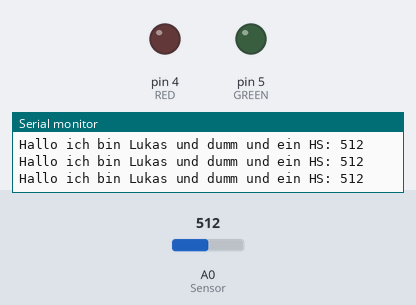
Simulated run of this sketch. Board: Arduino Uno, built with avr-gcc and run on an emulated ATmega328P. Shown: output pins drawn as LEDs (lit = HIGH), the last lines printed to the serial monitor. The test bench sets the inputs (shaded band); at power-on: A0 (Sensor) = 512. Pins used as bus, display or sensor lines are not drawn.

Above: at 1.2 s.
1.3 s: A0 (Sensor) set to 613
2.9 s: A0 (Sensor) set to 641
At 3.5 s:
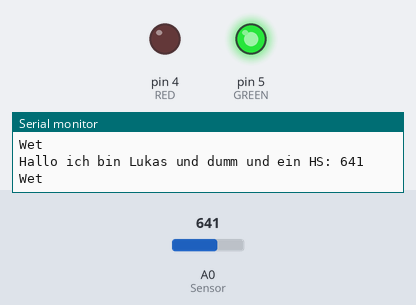
Timing chart, 0 to 5.9 s (numbered marks = the images above; inputs shaded):
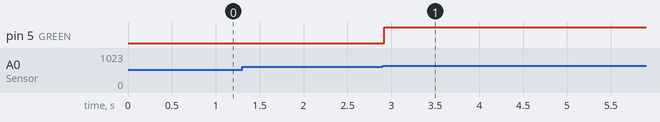

Measured:
- the behaviour switches between 626 and 627 on A0 (Sensor) (found by bisection; images 0 and 1)
- after the input at 2.9 s, pin 5 (GREEN): LOW → HIGH at once

The sketch:

main.ino
```cpp
const int AirValue = 840;
const int WaterValue = 520;
int intervals = (AirValue - WaterValue)/3;
int soilMoistureValue = 0;

void setup() {
  Serial.begin(115200); // serial port setup
  pinMode(5, OUTPUT); // GREEN
  pinMode(0, OUTPUT); // BLUE
  pinMode(4, OUTPUT); // RED

}

void loop() {
soilMoistureValue = analogRead(A0);  //put Sensor insert into soil
Serial.println("Hallo ich bin Lukas und dumm und ein HS: " + String(soilMoistureValue));
if(soilMoistureValue > WaterValue && soilMoistureValue < (WaterValue + intervals)) {
  Serial.println("Very Wet");
            digitalWrite(5, LOW);
            digitalWrite(4, LOW);
            digitalWrite(0, HIGH);
  } else if(soilMoistureValue > (WaterValue + intervals) && soilMoistureValue < (AirValue - intervals))
{
  Serial.println("Wet");
            digitalWrite(4, LOW);
            digitalWrite(0, LOW);
            digitalWrite(5, HIGH);
}
else if(soilMoistureValue < AirValue && soilMoistureValue > (AirValue - intervals))
{
  Serial.println("Dry");
            digitalWrite(5, LOW);
            digitalWrite(0, LOW);
            digitalWrite(4, HIGH);
}
delay(100);
}


/*          RED
 *          Serial.println("Dry");
            digitalWrite(5, LOW);
            digitalWrite(4, LOW);
            digitalWrite(0, HIGH);
            GREEN
            Serial.println("Wet");
            digitalWrite(4, LOW);
            digitalWrite(0, LOW);
            digitalWrite(5, HIGH);
            BLUE
            Serial.println("Very Wet");
            digitalWrite(5, LOW);
            digitalWrite(0, LOW);
            digitalWrite(4, HIGH);
*/
```
